Frame 1 (no input): blank canvas, image omitted
Frame 60 (no input): blank canvas, image omitted
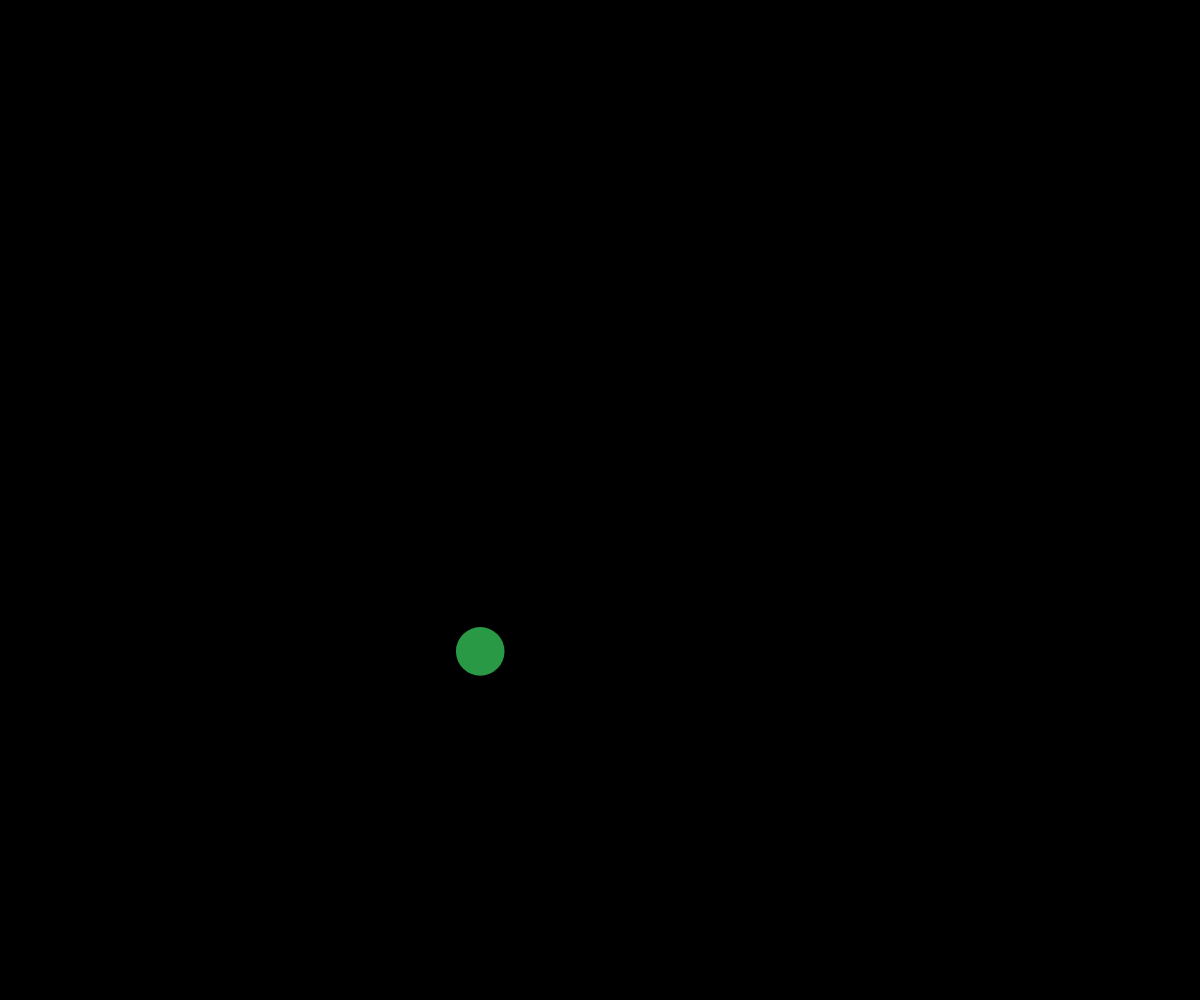
Frame 120 (the mouse pressed at the canvas centre since frame 60)

The p5.js sketch whose frames 1 and 60 were blank and that drew this single picture after the mouse press (run headless with seeded random() and noise() and a simulated clock; from frame 60 on, the mouse is pressed at the canvas centre):

// p5.js sketch
// ── sketch.js
// Ball oop


let ballArray = [];
let myBall;

function setup() {
  createCanvas(windowWidth, windowHeight);
}

function draw() {
  background(0);
  for (let i = 0; i<ballArray.length; i++){
    for (let j = 0; j < ballArray.length; j++){
      if ( i !== j){
        ballArray[i].checkColisionWith(ballArray[j]);
      }
    }
    ballArray[i].display();
    ballArray[i].move();
  }
}

function mousePressed(){
  let myBall = new Ball(mouseX, mouseY);
  ballArray.push(myBall);
}

function keyPressed(){
  let myBall = new Ball(mouseX, mouseY);
  ballArray.push(myBall);
}

class Ball {
  constructor(x, y) {
    this.x = x;
    this.y = y;
    this.radius = random(10, 30);
    this.theColor = color(random(255), random(255), random(255), random(255));
    this.dx = random(-5, 5);
    this.dy = random(-5, 5);
  }
  display() {
    noStroke();
    fill(this.theColor);
    circle(this.x, this.y, this.radius*2);
  }
  move(){
    this.x += this.dx;
    this.y -= this.dy;
    //check for edge bounce
    if (this.x < 0  + this.radius || this.x > width - this.radius){
      this.dx *= -1;
    }
    if (this.y < 0  + this.radius || this.y > height - this.radius){
      this.dy *= -1;
    }
  }
  checkColisionWith(otherBall) {
    let distanceBetween = dist(this.x, this.y, otherBall.x, otherBall.y);
    let radiSum = this.radius + otherBall.radius;
    if (distanceBetween < radiSum) {
      //ball hit eachother
      this.thecolor = "red";
      otherBall.theColor = "red";

      let tempDx = this.dx;
      let tempDy = this.dy;
      this.dx = otherBall.dx;
      this.dy = otherBall.dy;
      otherBall.dx = tempDx;
      otherBall.dy = tempDy;
    }
  }
}
